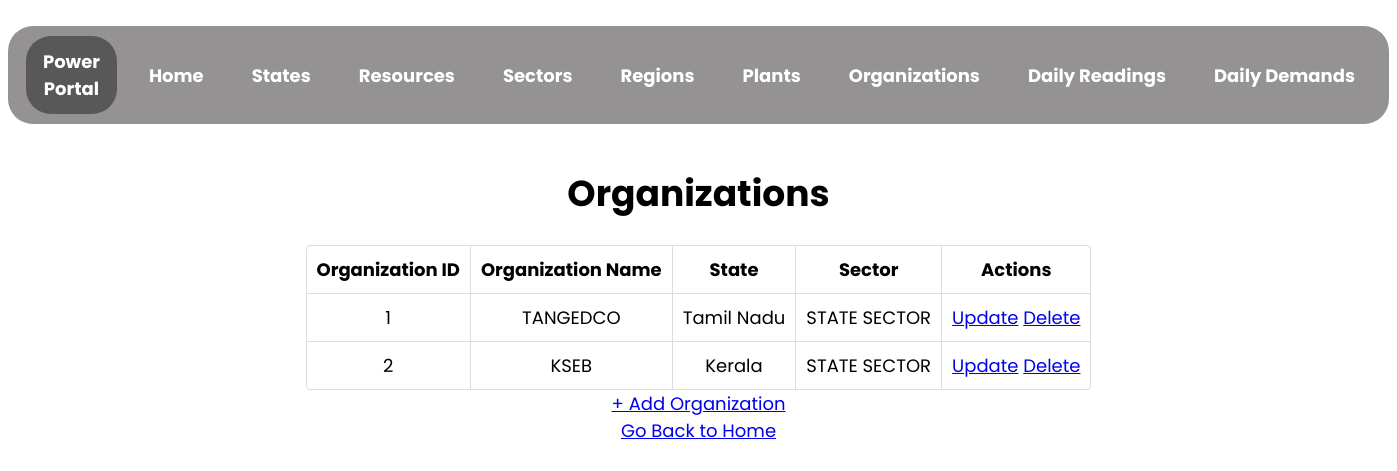
Before: /organization with the older database file.
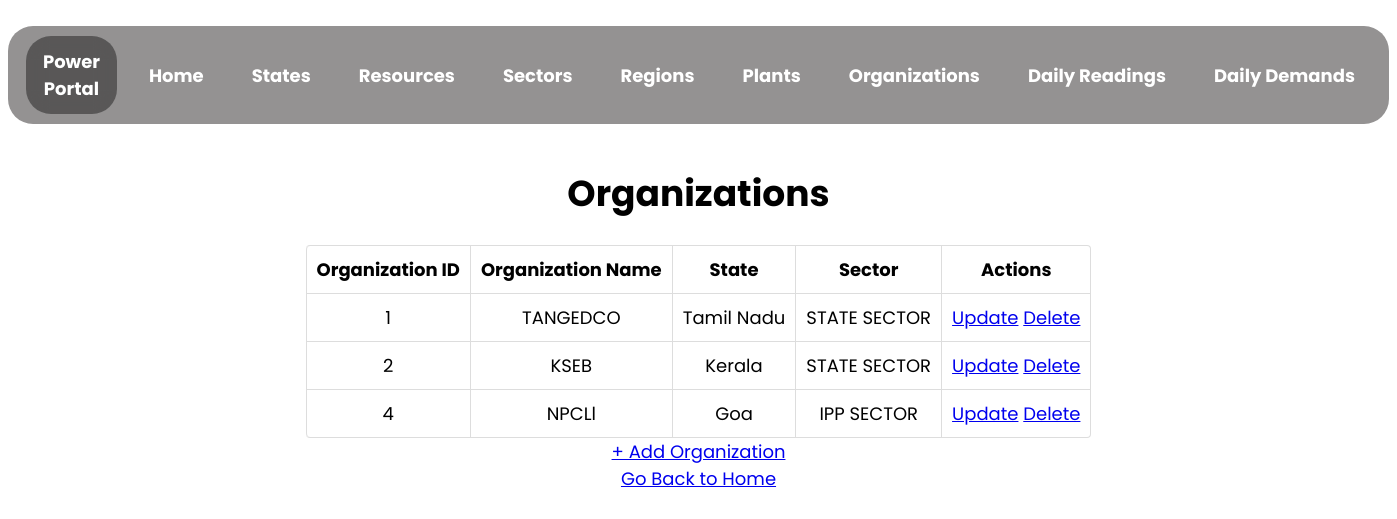
After: the same page with the newer database file.
### app.py (models this page shows)
class Organizations(db.Model):
    __tablename__ = "organization"
    org_id = db.Column(db.Integer, autoincrement = True, primary_key = True, unique = True, nullable = False)
    org_name = db.Column(db.String, nullable = False, unique = True)
    state_id = db.Column(db.Integer, db.ForeignKey("states.state_id"), nullable = False)
    sector_id = db.Column(db.Integer, db.ForeignKey("sector.sector_id"), nullable = False)

class State(db.Model):
    __tablename__ = "states"
    state_id = db.Column(db.Integer, autoincrement = True, primary_key = True, unique = True, nullable = False)
    state_name = db.Column(db.String, nullable = False, unique = True)
    gdp_state_percapita = db.Column(db.Float)

class Sector(db.Model):
    __tablename__ = "sector"
    sector_id = db.Column(db.Integer, autoincrement = True, primary_key = True, unique = True, nullable = False)
    sector_name = db.Column(db.String, nullable = False, unique = True)

### app.py (the view)
@app.route("/organization", methods = ["GET", "POST"])
def view_organization():
    org_list = Organizations.query.all()
    org_data = []
    for org in org_list:
        data = {
            "org_id": org.org_id,
            "org_name": org.org_name,
            "state": State.query.get(org.state_id),
            "sector": Sector.query.get(org.sector_id)
        }
        org_data.append(data)
    return render_template(
        "view_organization.html",
        org_data = org_data
    )

### templates/view_organization.html (shortened to what this page needs)
<!DOCTYPE html>
<html lang="en">
  <head>
    <link rel="stylesheet" href="../static/assets/view.css">
  </head>
  <body>
    <nav>
      <ul class="menu-bar">
        <div class="logo">
          <a href="/">Power Portal </a>
        </div>
        <li><a href="/">Home</a></li>
        <li><a href="/state">States</a></li>
        <li><a href="/resource">Resources</a></li>
        <li><a href="/sector">Sectors</a></li>
        <li><a href="/region">Regions</a></li>
        <li><a href="/plant">Plants</a></li>
        <li><a href="/organization">Organizations</a></li>
        <li><a href="/daily_reading">Daily Readings</a></li>
        <li><a href="/daily_demand">Daily Demands</a></li>
      </ul>
    </nav>
    <h1 style="text-align: center">Organizations</h1>
    {% if org_data | length == 0 %}
        <p>No Organizations Found! Add the organizations now!</p>
        <a href="/organization/create" type="button">+ Add Organization</a>
    {% else %}
    <table id="organization-detail">
      <thead>
        <th>Organization ID</th>
        <th>Organization Name</th>
        <th>State</th>
        <th>Sector</th>
        <th>Actions</th>
      </thead>
      {% for organization in org_data %}
      <tr>
        <td>{{organization["org_id"]}}</td>
        <td>{{organization["org_name"]}}</td>
        <td>{{(organization["state"]).state_name}}</td>
        <td>{{(organization["sector"]).sector_name}}</td>
        <td>
            <a href="/organization/{{organization['org_id']}}/update" type="button">Update</a>
            <a href="/organization/{{organization['org_id']}}/delete" type="button">Delete</a>
        </td>
      </tr>
      {% endfor %}
    </table>
    <a href="/organization/create" type="button">+ Add Organization</a>
    {% endif %}
    <br>
    <a href="/">Go Back to Home</a>
  </body>
</html>

Changed rows visible on the page:
added Organizations: org_id "4", org_name "NPCLl"
added State: state_name "Goa"
now on this page (row unchanged): Sector: sector_name "IPP SECTOR"
